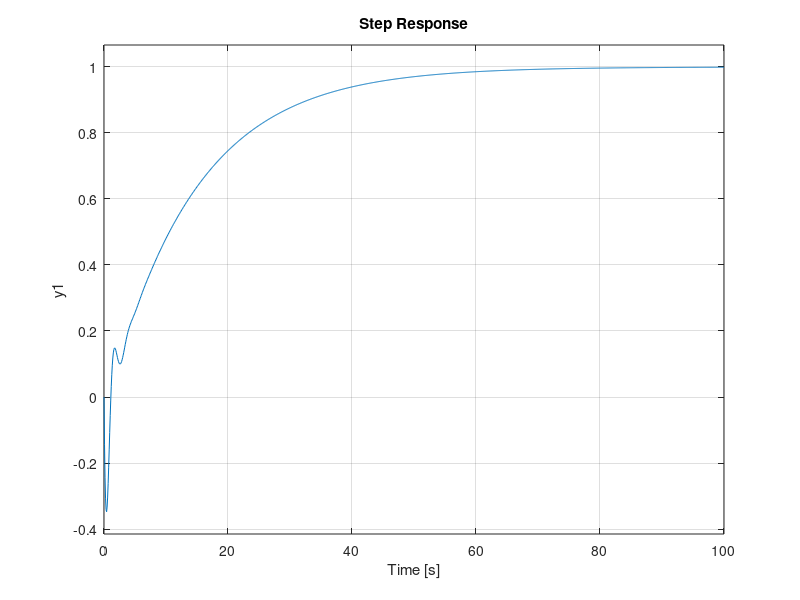

Write MATLAB code to recreate this figure.
%Ejerecicios de la clase
%% 1.4.1. Diseño de control lineal en procesos lineales

clear;close all;clc;

P=1;%PM7.4 del DORF
num=[1+P -P];
den=[1 3 6];
G=tf(num,den);

T1=1/2; %Cero
T2=1/5;%Polo
alfa=T2/T1;%Da entre 0 y 1
Kc=1; % K del rlocus(G)
C=tf(Kc*[1 1/T1],[1 1/(T2) ]);
rlocus(-C*G)

FLC=feedback(-1.12*C*G,1); % bode(.3*C2*C*G)
roots(FLC.Den{1})
step(FLC,100)
%% se agrega un nuevo compensador PI
Kp=1;Ki=1;
C2=tf(Kp*[1 Ki/Kp],[1 0]);
rlocus(-1*C*C2*G)

FLC=feedback(-1*C*C2*G,1); % bode(.3*C2*C*G)
roots(FLC.Den{1}) % rlocus(-C2*G)
step(FLC,100)